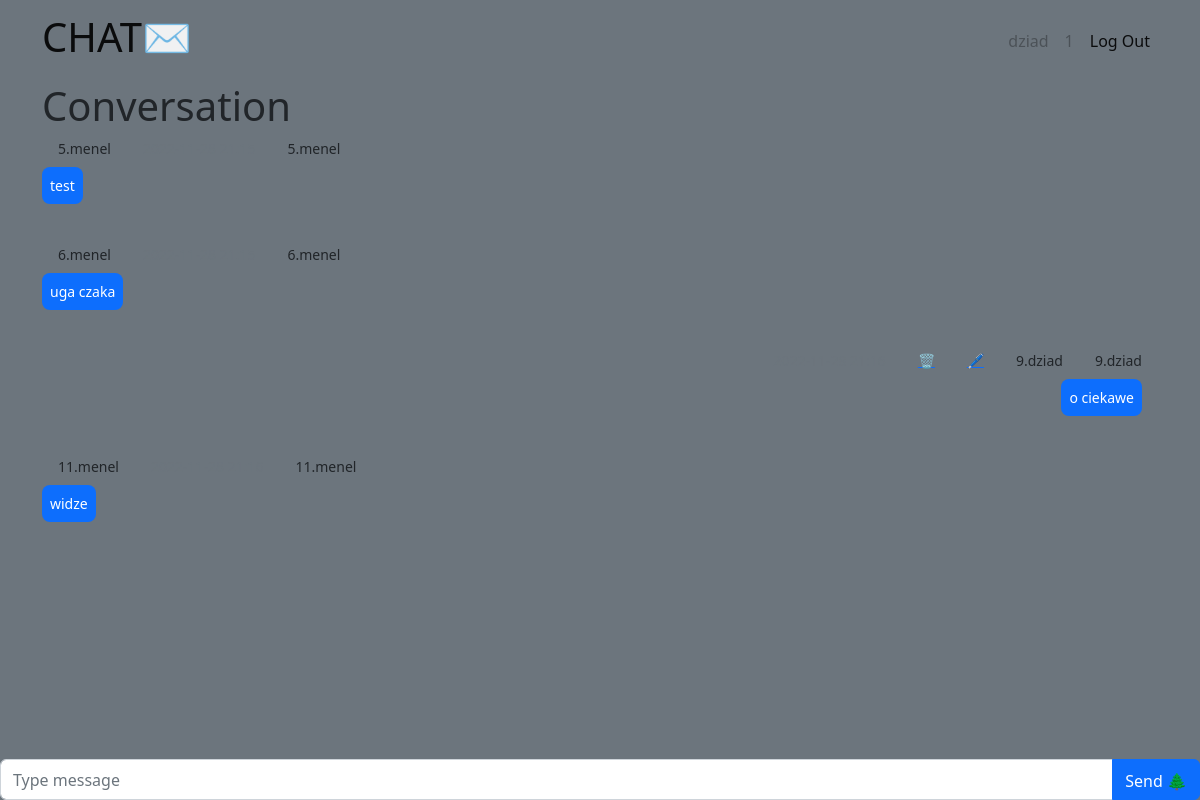
Before: /conv/1 (signed in) with the older database file.
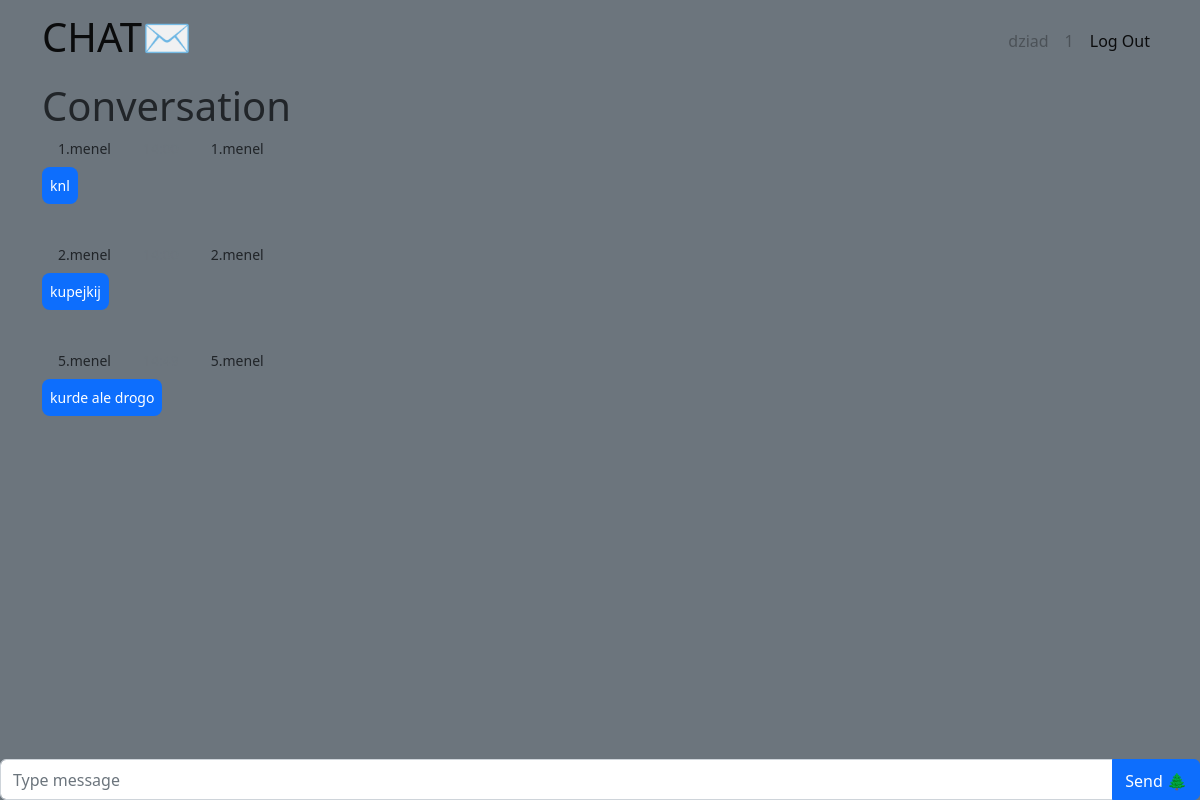
After: the same page with the newer database file.
### tables this page shows
CREATE TABLE user (
    id INTEGER PRIMARY KEY AUTOINCREMENT,
    nickname TEXT UNIQUE NOT NULL,
    username TEXT UNIQUE NOT NULL,
    password TEXT NOT NULL
);

CREATE TABLE message (
    id INTEGER PRIMARY KEY AUTOINCREMENT,
    author TEXT NOT NULL,
    value TEXT NOT NULL,
    date DATETIME NOT NULL,
    conv INTEGER
);

### chat/conv.py (the view, shortened to what this page needs)
@bp.route('/conv/<id>', methods=('GET', 'POST'))
@login_required
def conversation(id):
    db = get_db()
    messages = []
    try:
        messages = db.execute(
            f'SELECT * FROM message WHERE conv = {id}'
        ).fetchall()
        messages = messages[-50:]
        messages = [{k: item[k] for k in item.keys()} for item in messages]
    except Exception:
        pass
    for i in messages:
        i['date'] = datetime.strptime(i['date'], "%Y-%m-%d %H:%M:%S.%f")
        if i['date'] + timedelta(days=1) < datetime.now():
            i['date'] = datetime.strftime(i['date'], "%Y-%m-%d %H:%M")
        else:
            i['date'] = datetime.strftime(i['date'], "%H:%M")
        print(i['date'])
    user = -1
    uid = g.user['id']
    try:
        item = messages[-1]
        t = item['cuser']
        if item['cuser'] == uid:
            t = item['suser']
        user = db.execute(
                f'SELECT nickname FROM user WHERE id = {t}'
        ).fetchall()
        user = user[0]['nickname']
    except Exception:
        pass
    return render_template('chat/conversation.html', messages = messages, user=user, conv=id)

### chat/auth.py (called while the page is built)
@bp.before_app_request
def load_logged_in_user():
    user_id = session.get('user_id')
    if user_id is None:
        g.user = None
    else:
        g.user = get_db().execute(
            'SELECT * FROM user WHERE id = ?', (user_id,)
        ).fetchone()

def login_required(view):
    @functools.wraps(view)
    def wrapped_view(**kwargs):
        if g.user is None:
            return redirect(url_for('auth.login'))
        return view(**kwargs)
    return wrapped_view

### chat/db.py (called while the page is built)
def get_db():
    if 'db' not in g:
        g.db = sqlite3.connect(
            current_app.config['DATABASE'],
            detect_types=sqlite3.PARSE_DECLTYPES
        )
        g.db.row_factory = sqlite3.Row
    return g.db

### chat/templates/chat/conversation.html (shortened to what this page needs)
{% extends 'base.html' %}
{% block header %}
<h1>{% block title %}Conversation{% endblock %}</h1>
{% endblock %}
{% block content %}
<div class="row d-flex justify-content-center">
  {% for msg in messages %}
  <div class="d-flex {% if msg['author'] == g.user['nickname'] %}justify-content-end {% else %} justify-content-start{% endif %}">
    {% if msg['author'] == g.user['nickname'] %}
    <p class="small px-3 mb-1 text-muted">{{ msg['date'] }}</p>
      {% if msg['author'] == g.user['nickname'] %}
        <a class="small px-3 mb-1 card-link" href="{{ url_for('conv.delete', conv=conv, id=msg['id']) }}">🗑</a>
        <a class=" small px-3 mb-1 card-link" href="{{ url_for('conv.edit', conv=conv, id=msg['id']) }}">🖊</a>
      {% endif %}
    <p class="small px-3 mb-1">{{ msg['id'] }}.{{ msg['author'] }}</p>
    {% else %}
    <p class="small px-3 mb-1">{{ msg['id'] }}.{{ msg['author'] }}</p>
    <p class="small px-3 mb-1 text-muted">{{ msg['date'] }}</p>
    {% endif %}
    <p class="small px-3 mb-1">{{ msg['id'] }}.{{ msg['author'] }}</p>
  </div>
  <div
    class="d-flex flex-row {% if msg['author'] == g.user['nickname'] %}justify-content-end {% else %} justify-content-start{% endif %} mb-4 pt-1">
    <div>
      <p class="small p-2 me-3 mb-3 text-white rounded-3 {% if msg['author'] == g.user['nickname'] %}bg-primary {% else %} bg-primary{% endif %}">{{ msg['value'] }}</p>
    </div>
  </div>
  {% endfor %}
  </div>
  <form method="post" class="fixed-bottom">
    <div class="input-group mb-0">
      <input name="message" id="message" class="form-control" placeholder="Type message" value="{{ request.form['message'] }}" required></input>
      <button class="btn btn-primary" type="submit" id="button-addon2" style="padding-top: .55rem;">
        Send 🌲
      </button>
    </div>
  </form>
{% endblock %}

### chat/templates/base.html (shortened to what this page needs)
<!doctype html>
<head>
  <link href="https://cdn.jsdelivr.net/npm/bootstrap@5.2.3/dist/css/bootstrap.min.css" rel="stylesheet"
>
</head>
<body class="bg-secondary">
  <nav class="navbar navbar-expand sticky-top navbar-stick-top bg-secondary">
    <div class="container container-fluid">
      <a class="navbar-brand" href="{{ url_for('conv.index') }}">
        <h1>CHAT✉</h1>
      </a>
      <div class="d-flex flex-row-reverse">
        <ul class="navbar-nav">
          {% if g.user %}
          <li class="nav-item">
            <a class="nav-link disabled" aria-current="page" href="#">{{ g.user['username'] }}</a>
          </li>
          <li class="nav-item">
            <a class="nav-link disabled" href="#">{{ g.user['id'] }}</a>
          </li>
          <li class="nav-item">
            <a class="nav-link active" href="{{ url_for('auth.logout') }}">Log Out</a>
          </li>
          {% endif %}
        </ul>
      </div>
    </div>
  </nav>
  <div class="container">
    <header>
      {% block header %}{% endblock %}
    </header>
    {% block content %}{% endblock %}
  </div>
</body>

Changed rows visible on the page:
removed message: id "6", author "menel", value "uga czaka"
removed message: id "9", author "dziad", value "o ciekawe"
removed message: id "11", author "menel", value "widze"
added message: id "1", author "menel", value "knl"
added message: id "2", author "menel", value "kupejkij"
changed message id 5: value "test" → "kurde ale drogo"
